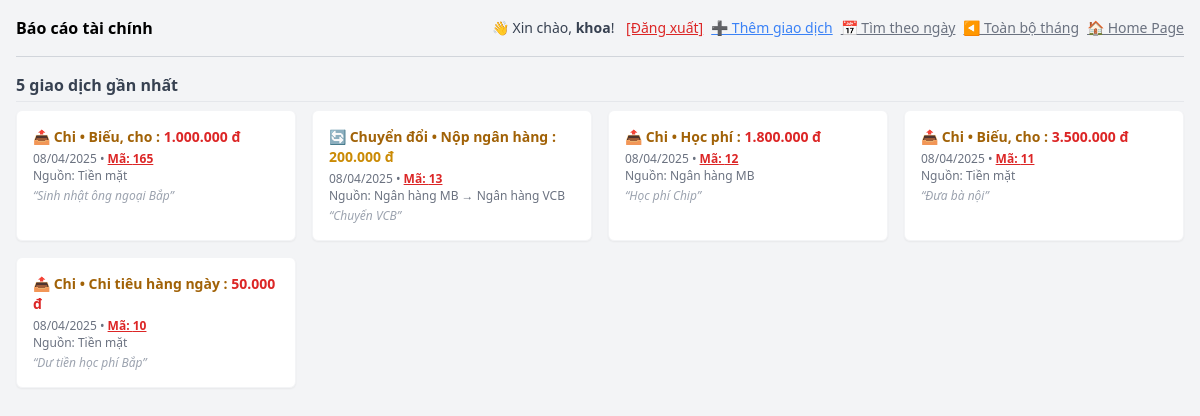
Screenshot of / (signed in) with the database file from the repository.
### models.py (models this page shows, shortened)
class User(UserMixin, db.Model):  # ✅ kế thừa UserMixin
    __tablename__ = 'users'
    id = db.Column(db.Integer, primary_key=True)
    username = db.Column(db.String(150), unique=True, nullable=False)
    password_hash = db.Column(db.String(200), nullable=False)

class tblthuchi(db.Model):
    __tablename__ = 'tblthuchi'
    id = db.Column(db.Integer, primary_key=True)
    ngay = db.Column(db.String(100), nullable=True)
    loai_giao_dich = db.Column(db.String(100), nullable=True)
    nguon_tien = db.Column(db.String(100), db.ForeignKey('tblnguonnoiden.ma_nguon'), nullable=True)
    noi_den = db.Column(db.String(100), db.ForeignKey('tblnguonnoiden.ma_nguon'), nullable=True)
    so_tien = db.Column(db.Float, nullable=True)
    ghi_chu = db.Column(db.String(100), nullable=True)
    danh_muc = db.Column(db.String(100), db.ForeignKey('tbldanhmuc.ma_danh_muc'),
                          nullable=True)
    danh_muc_obj = db.relationship('tbldanhmuc', backref='danh_muc', lazy=True)
    nguon_tien_obj = db.relationship('tblnguonnoiden', backref='nguon_tien', lazy=True, foreign_keys=[nguon_tien])
    noi_den_obj = db.relationship('tblnguonnoiden', backref='noi_den', lazy=True, foreign_keys=[noi_den])

class tbldanhmuc(db.Model):
    __tablename__ = 'tbldanhmuc'
    ma_danh_muc = db.Column(db.String(100), nullable=True, primary_key=True)
    ten_danh_muc = db.Column(db.String(100), nullable=True)  # 'thu' hoặc 'chi'

class tblnguonnoiden(db.Model):
    __tablename__ = 'tblnguonnoiden'
    ma_nguon = db.Column(db.String(100), nullable=True, primary_key=True)
    ten_nguon = db.Column(db.String(100), nullable=True)
    loai_tai_san = db.Column(db.String(100), nullable=True)
    ghi_chu = db.Column(db.String(100), nullable=True)

### routes.py (the view)
@app.route("/", methods = ["GET"])
@login_required
def index():
    danh_sach_nguon = tblnguonnoiden.query.all()
    danh_sach_danh_muc = tbldanhmuc.query.all()
    ngay_loc = request.args.get("ngay_loc")  # xem giao dịch theo ngày
    xem_thang = request.args.get("xem_thang") # xem giao dịch tháng hiện tại
    if ngay_loc:
        parts = ngay_loc.split("-")
        formatted = f"{parts[2]}/{parts[1]}/{parts[0]}"
        giao_dich = get_giao_dich_by_date(formatted) # lấy giao dịch theo ngày
        title = f"Giao dịch ngày {formatted}"
    elif xem_thang:
        giao_dich = get_giao_dich_thang_hien_tai() # lấy giao dịch tháng hiện tại
        title = "Giao dịch tháng hiện tại : " + thang_hien_tai
    else:
        giao_dich = get_5_giao_dich_gan_nhat() # lấy 5 giao dịch gần nhất
        title = "5 giao dịch gần nhất"
        bieu_do_thang_hien_tai = get_bieu_do_phan_tram_nguon_tien_by_month(thang_hien_tai) # lấy biểu đồ theo tháng hiện tại
    return render_template('index.html',
                           today = hom_nay,
                           thang_hien_tai = thang_hien_tai,
                           title = title,
                           giao_dich = giao_dich,
                           bieu_do_thang_hien_tai = bieu_do_thang_hien_tai,
                           danh_sach_nguon = danh_sach_nguon,
                           danh_sach_danh_muc = danh_sach_danh_muc)

### db_utils.py (called while the page is built)
def get_bieu_do_phan_tram_nguon_tien_by_month(month):   #bieu_do_phan_tram_nguon_tien dùng để lấy dữ liệu cho biểu đồ theo thang
    return vbieudophantramnguontien.query.filter_by(thang=month).all()

def get_5_giao_dich_gan_nhat():
    return tblthuchi.query.order_by(tblthuchi.id.desc()).limit(5).all()

### routes.py (called while the page is built)
@login_manager.user_loader
def load_user(user_id):
    return User.query.get(int(user_id))

@app.template_filter('format_tien')
def format_tien(value):
    try:
        value = float(value)
        if value.is_integer():
            return f"{int(value):,}".replace(",", ".") + " đ"  # 75000000 → 75.000.000
        else:
            return f"{value:,.2f}".replace(",", ".").replace(".", ",", 1) + " đ"  # nếu có phần thập phân
    except:
        return value

### templates/index.html (shortened to what this page needs)
{% extends "base.html" %}
{% block content %}
<body class="bg-white text-sm p-4 text-gray-800">
    <div class="flex justify-between items-center mb-4">
        <h1 class="font-bold text-base">Báo cáo tài chính</h1>
        <div class="flex gap-2">
            {% if current_user.is_authenticated %}
                <div class="text-sm text-gray-700">
                    👋 Xin chào, <strong>{{ current_user.username }}</strong>!
                    <a href="{{ url_for('logout') }}" class="ml-2 text-red-600 underline">[Đăng xuất]</a>
                </div>
            {% endif %}
            <button onclick="document.getElementById('modalForm').classList.remove('hidden')" class="text-blue-500 underline text-sm">
                ➕ Thêm giao dịch
            </button>
            <button onclick="document.getElementById('modalFilterNgay').classList.remove('hidden')"
                class="text-gray-500 underline text-sm">📅 Tìm theo ngày
            </button>
            <a href="/?xem_thang=1" class="text-gray-500 underline text-sm">◀ Toàn bộ tháng</a>
            <button onclick="window.location.href='/'" class="text-gray-500 underline text-sm">
                🏠 Home Page
            </button>
        </div>
    </div>
    <hr class="my-4 border-gray-300">
    <div class="mb-6">
        <p class="font-semibold text-gray-700 border-b pb-1 mb-2">{{title}}</p>
        <div class="grid gap-4 sm:grid-cols-2 lg:grid-cols-4">
            {% for gd in giao_dich %}
            <div class="bg-white rounded-md shadow-sm p-4 border border-gray-100">
                <p class="text-sm font-semibold mb-1
                    {% if gd.loai_giao_dich == 'thu' %}
                        text-green-700
                    {% elif gd.loai_giao_dich == 'chi' %}
                        text-red-700
                    {% else %}
                        text-yellow-700
                    {% endif %}
                ">
                    {% if gd.loai_giao_dich == 'Thu' %}
                        📥
                    {% elif gd.loai_giao_dich == 'Chi' %}
                        📤
                    {% else %}
                        🔄
                    {% endif %}
                    {{ gd.loai_giao_dich | capitalize }} • {{ gd.danh_muc_obj.ten_danh_muc }} : <span class="text-sm font-bold mt-2
                    {% if gd.loai_giao_dich == 'Thu' %}
                        text-green-600
                    {% elif gd.loai_giao_dich == 'Chi' %}
                        text-red-600
                    {% else %}
                        text-yellow-600
                    {% endif %}
                    ">{{ gd.so_tien | format_tien }}</span>
                </p>
                <p class="text-xs text-gray-500 leading-snug">
                    {{ gd.ngay }} •
                    <a href="javascript:void(0)" onclick="confirmXoa('{{ gd.id }}')" class="text-red-600 font-semibold underline">
                        Mã: {{ gd.id }}
                    </a><br>
                    Nguồn: {{ gd.nguon_tien_obj.ten_nguon }}
                    {% if gd.noi_den_obj %}
                        → {{ gd.noi_den_obj.ten_nguon }}
                    {% endif %}
                </p>
                {% if gd.ghi_chu %}
                <p class="text-xs text-gray-400 italic mt-1">“{{ gd.ghi_chu }}”</p>
                {% endif %}
            </div>
            {% endfor %}
        </div>
    </div>
</body>
{% endblock %}

### templates/base.html (shortened to what this page needs)
<!DOCTYPE html>
<html lang="vi">
<head>
    <script src="https://cdn.tailwindcss.com"></script>
</head>
<body class="bg-gray-100 p-4">
    {% block content %}{% endblock %}
</body>
</html>

### rows the page displays
User: username "khoa"
tblthuchi: loai_giao_dich "Chi", danh_muc_obj.ten_danh_muc "Biếu, cho", so_tien "1.000.000 đ", ngay "08/04/2025", id "165", nguon_tien_obj.ten_nguon "Tiền mặt", ghi_chu "Sinh nhật ông ngoại Bắp"
tblthuchi: loai_giao_dich "Chuyển đổi", danh_muc_obj.ten_danh_muc "Nộp ngân hàng", so_tien "200.000 đ", ngay "08/04/2025", id "13", nguon_tien_obj.ten_nguon "Ngân hàng MB", noi_den_obj.ten_nguon "Ngân hàng VCB", ghi_chu "Chuyển VCB"
tblthuchi: loai_giao_dich "Chi", danh_muc_obj.ten_danh_muc "Học phí", so_tien "1.800.000 đ", ngay "08/04/2025", id "12", nguon_tien_obj.ten_nguon "Ngân hàng MB", ghi_chu "Học phí Chip"
tblthuchi: loai_giao_dich "Chi", danh_muc_obj.ten_danh_muc "Biếu, cho", so_tien "3.500.000 đ", ngay "08/04/2025", id "11", nguon_tien_obj.ten_nguon "Tiền mặt", ghi_chu "Đưa bà nội"
tblthuchi: loai_giao_dich "Chi", danh_muc_obj.ten_danh_muc "Chi tiêu hàng ngày", so_tien "50.000 đ", ngay "08/04/2025", id "10", nguon_tien_obj.ten_nguon "Tiền mặt", ghi_chu "Dư tiền học phí Bắp"

### other values shown
{{ title }} "5 giao dịch gần nhất"
